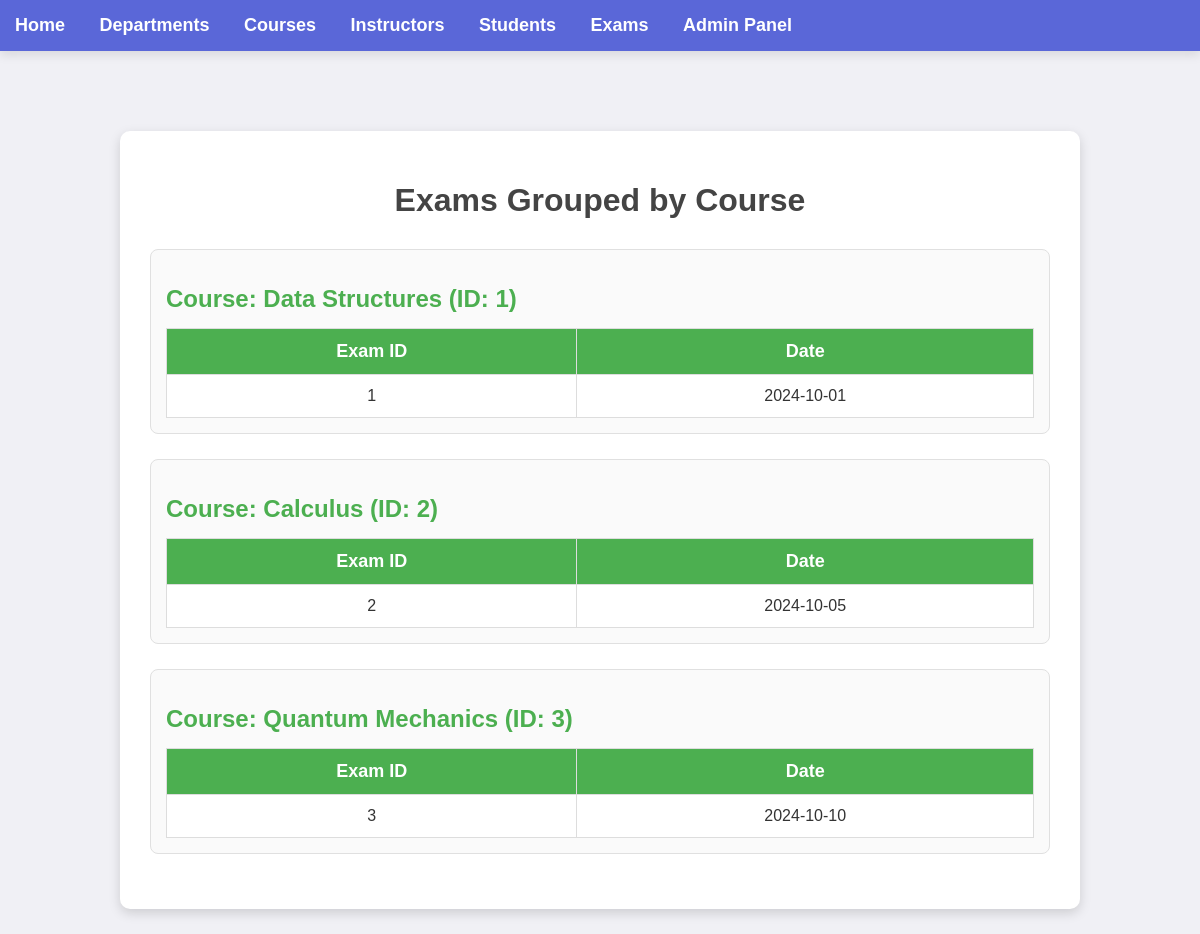
The app's page /exams, older data.
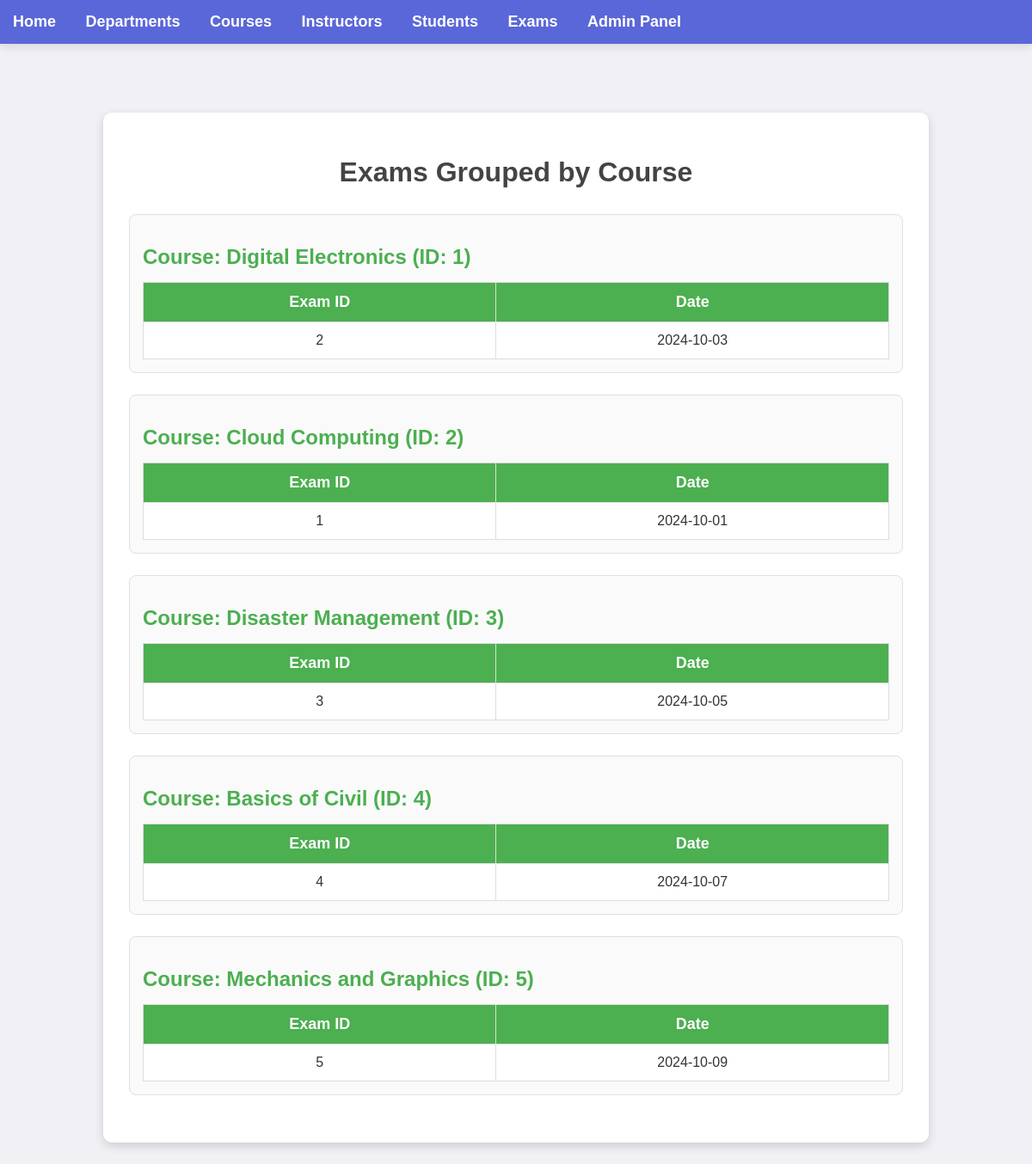
The same page, newer data.
### model.py (models this page shows)
class Course(db.Model):
    __tablename__ = 'course'
    id = db.Column(db.Integer, primary_key=True)
    name = db.Column(db.String(100), nullable=False, unique=True)
    department_id = db.Column(db.Integer, db.ForeignKey('department.id'), nullable=False)
    instructor_id = db.Column(db.Integer, db.ForeignKey('instructor.id'), nullable=False)

class Exam(db.Model):
    __tablename__ = 'exam'
    id = db.Column(db.Integer, primary_key=True)
    course_id = db.Column(db.Integer, db.ForeignKey('course.id'), nullable=False)
    date = db.Column(db.Date, nullable=False)
    course = db.relationship('Course', backref='exams')

### app.py (the view)
@app.route('/exams')
def exams():
    courses = Course.query.all()
    for course in courses:
        course.exams = Exam.query.filter_by(course_id=course.id).all()
    return render_template('exams.html', courses=courses)

### templates/exams.html (shortened to what this page needs)
{% extends 'layout.html' %}
{% block content %}
    <div class="container">
        <h1>Exams Grouped by Course</h1>
        {% for course in courses %}
        <div class="course-section">
            <h2>Course: {{ course.name }} (ID: {{ course.id }})</h2>
            {% if course.exams %}
            <table class="exam-table">
                <thead>
                    <tr>
                        <th>Exam ID</th>
                        <th>Date</th>
                    </tr>
                </thead>
                <tbody>
                    {% for exam in course.exams %}
                    <tr>
                        <td>{{ exam.id }}</td>
                        <td>{{ exam.date }}</td>
                    </tr>
                    {% endfor %}
                </tbody>
            </table>
            {% else %}
            <p>No exams available for this course.</p>
            {% endif %}
        </div>
        {% endfor %}
    </div>
{% endblock %}

Row changes from the older to the newer data that the page shows:
changed Course id 1: name "Data Structures" → "Digital Electronics"; gains Exam (id "2", date "2024-10-03"); loses Exam (id "1", date "2024-10-01")
changed Course id 2: name "Calculus" → "Cloud Computing"; gains Exam (id "1", date "2024-10-01"); loses Exam (id "2", date "2024-10-05")
changed Course id 3: name "Quantum Mechanics" → "Disaster Management"
changed Exam id 3: date "2024-10-10" → "2024-10-05"
added Course: name "Basics of Civil", id "4"
added Exam: id "4", date "2024-10-07", shown under "Basics of Civil"
added Course: name "Mechanics and Graphics", id "5"
added Exam: id "5", date "2024-10-09", shown under "Mechanics and Graphics"
